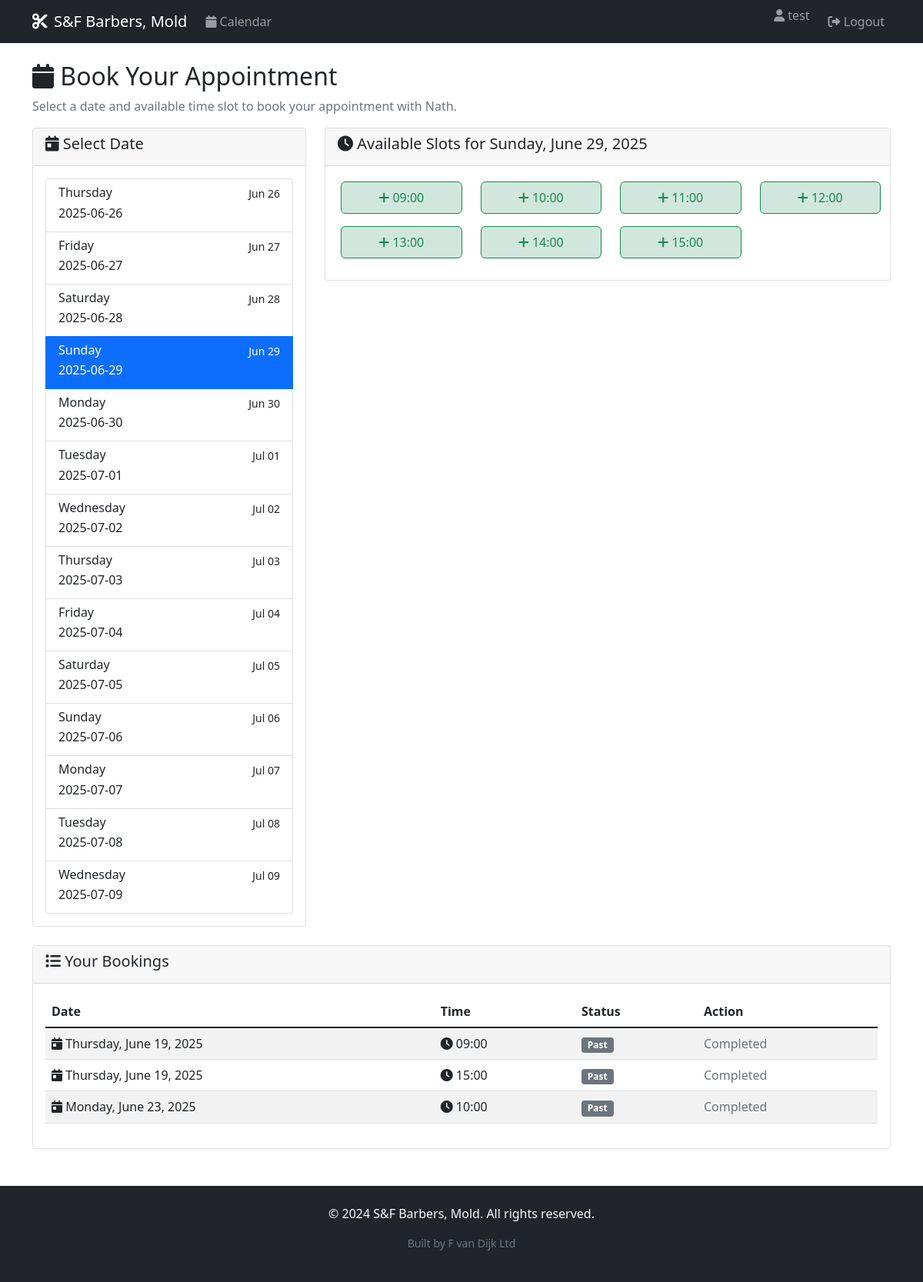
/calendar?date=2025-06-29 (signed in), run on the app's committed database.
### app.py (models this page shows)
class Booking(db.Model):
    id = db.Column(db.Integer, primary_key=True)
    user_id = db.Column(db.Integer, db.ForeignKey('user.id'), nullable=True)  # Nullable for guest bookings
    date = db.Column(db.Date, nullable=False)
    time_slot = db.Column(db.String(10), nullable=False)  # e.g., "09:00"
    guest_name = db.Column(db.String(100))  # For non-registered customers
    guest_phone = db.Column(db.String(20))  # For non-registered customers
    guest_email = db.Column(db.String(120))  # For non-registered customers
    admin_note = db.Column(db.String(200))  # Admin's private note
    is_guest_booking = db.Column(db.Boolean, default=False)
    is_paid = db.Column(db.Boolean, default=False)  # Track payment status
    created_at = db.Column(db.DateTime, default=datetime.utcnow)

### app.py (the view)
    def decorated_function(*args, **kwargs):
        if 'user_id' not in session:
            flash('Please log in to access this page.', 'warning')
            return redirect(url_for('login'))
        return f(*args, **kwargs)

### app.py (called while the page is built)
def get_available_slots(selected_date=None):
    if selected_date is None:
        selected_date = date.today()
    override = ScheduleOverride.query.filter_by(date=selected_date).first()
    if override:
        if not override.is_open:
            return []
        opening_hour = int(override.opening_time.split(':')[0])
        closing_hour = int(override.closing_time.split(':')[0])
    else:
        opening_hour = 9
        closing_hour = 16
    slots = []
    current_time = datetime.now()
    for hour in range(opening_hour, closing_hour):
        time_slot = f"{hour:02d}:00"
        if selected_date == date.today():
            slot_time = datetime.combine(selected_date, datetime.strptime(time_slot, '%H:%M').time())
            if slot_time <= current_time:
                continue  # Skip past time slots
        slots.append(time_slot)
    return slots

def get_schedule_info(selected_date):
    override = ScheduleOverride.query.filter_by(date=selected_date).first()
    if override:
        if not override.is_open:
            return {
                'is_open': False,
                'hours': None,
                'note': override.note or 'Closed',
                'is_custom': True
            }
        else:
            return {
                'is_open': True,
                'hours': f"{override.opening_time} - {override.closing_time}",
                'note': override.note,
                'is_custom': True
            }
    else:
        return {
            'is_open': True,
            'hours': '09:00 - 16:00',
            'note': None,
            'is_custom': False
        }

def get_booked_slots(selected_date):
    bookings = Booking.query.filter_by(date=selected_date).all()
    return [booking.time_slot for booking in bookings]

def is_admin():
    return session.get('is_admin', False)

def login_required(f):
    def decorated_function(*args, **kwargs):
        if 'user_id' not in session:
            flash('Please log in to access this page.', 'warning')
            return redirect(url_for('login'))
        return f(*args, **kwargs)
    decorated_function.__name__ = f.__name__
    return decorated_function

### templates/calendar.html (shortened to what this page needs)
{% extends "base.html" %}
{% block content %}
<div class="row">
    <div class="col-12">
        <h2><i class="fas fa-calendar"></i> Book Your Appointment</h2>
        <p class="text-muted">Select a date and available time slot to book your appointment with Nath.</p>
    </div>
</div>
<div class="row">
    <div class="col-md-4">
        <div class="card">
            <div class="card-header">
                <h5><i class="fas fa-calendar-day"></i> Select Date</h5>
            </div>
            <div class="card-body">
                <div class="list-group">
                    {% for date in dates %}
                        <a href="{{ url_for('calendar', date=date.strftime('%Y-%m-%d')) }}"
                           class="list-group-item list-group-item-action {{ 'active' if date == selected_date else '' }}">
                            <div class="d-flex w-100 justify-content-between">
                                <h6 class="mb-1">{{ date.strftime('%A') }}</h6>
                                <small>{{ date.strftime('%b %d') }}</small>
                            </div>
                            <p class="mb-1">{{ date.strftime('%Y-%m-%d') }}</p>
                        </a>
                    {% endfor %}
                </div>
            </div>
        </div>
    </div>
    <div class="col-md-8">
        <div class="card">
            <div class="card-header">
                <h5><i class="fas fa-clock"></i> Available Slots for {{ selected_date.strftime('%A, %B %d, %Y') }}</h5>
            </div>
            <div class="card-body">
                {% if not schedule_info.is_open %}
                    <div class="alert alert-danger text-center">
                        <i class="fas fa-store-slash fa-2x mb-2"></i>
                        <h5>Closed Today</h5>
                        <p class="mb-0">{{ schedule_info.note }}</p>
                    </div>
                {% elif available_slots %}
                    <div class="row">
                        {% for slot in available_slots %}
                            <div class="col-md-3 col-sm-4 col-6 mb-2">
                                {% if session.is_admin %}
                                    <a href="{{ url_for('admin_book_slot', date=selected_date.strftime('%Y-%m-%d'), time_slot=slot) }}"
                                       class="btn btn-outline-primary w-100 booking-slot available">
                                        <i class="fas fa-user-plus"></i> {{ slot }}
                                    </a>
                                {% else %}
                                    <form method="POST" action="{{ url_for('book') }}" style="display: inline;">
                                        <button type="submit" class="btn btn-outline-success w-100 booking-slot available">
                                            <i class="fas fa-plus"></i> {{ slot }}
                                        </button>
                                    </form>
                                {% endif %}
                            </div>
                        {% endfor %}
                    </div>
                {% else %}
                    <div class="alert alert-warning">
                        <i class="fas fa-exclamation-triangle"></i> No available slots for this date.
                    </div>
                {% endif %}
            </div>
        </div>
    </div>
</div>
{% if not session.is_admin and user_bookings %}
<div class="row mt-4">
    <div class="col-12">
        <div class="card">
            <div class="card-header">
                <h5><i class="fas fa-list"></i> Your Bookings</h5>
            </div>
            <div class="card-body">
                <div class="table-responsive">
                    <table class="table table-striped">
                        <thead>
                            <tr>
                                <th>Date</th>
                                <th>Time</th>
                                <th>Status</th>
                                <th>Action</th>
                            </tr>
                        </thead>
                        <tbody>
                            {% for booking in user_bookings %}
                                <tr>
                                    <td>
                                        <i class="fas fa-calendar-day"></i>
                                        {{ booking.date.strftime('%A, %B %d, %Y') }}
                                    </td>
                                    <td>
                                        <i class="fas fa-clock"></i> {{ booking.time_slot }}
                                    </td>
                                    <td>
                                        {% if booking.date >= selected_date %}
                                            <span class="badge bg-success">Upcoming</span>
                                        {% else %}
                                            <span class="badge bg-secondary">Past</span>
                                        {% endif %}
                                    </td>
                                    <td>
                                        {% if booking.date >= selected_date %}
                                            <form method="POST" action="{{ url_for('cancel') }}" style="display: inline;">
                                                <input type="hidden" name="booking_id" value="{{ booking.id }}">
                                                <button type="submit" class="btn btn-sm btn-outline-danger"
                                                        onclick="return confirm('Are you sure you want to cancel this booking?')">
                                                    <i class="fas fa-times"></i> Cancel
                                                </button>
                                            </form>
                                        {% else %}
                                            <span class="text-muted">Completed</span>
                                        {% endif %}
                                    </td>
                                </tr>
                            {% endfor %}
                        </tbody>
                    </table>
                </div>
            </div>
        </div>
    </div>
</div>
{% endif %}
{% endblock %}

### templates/base.html (style rules this page uses)
.booking-slot { border: 1px solid #dee2e6; border-radius: 0.375rem; padding: 0.5rem; margin: 0.25rem; text-align: center; cursor: pointer; transition: all 0.2s; }
.booking-slot.available { background-color: #d1e7dd; border-color: #198754; }

### data on the page
Booking: date "Thursday, June 19, 2025", time_slot "09:00", shows "Past", shows "Completed"
Booking: date "Thursday, June 19, 2025", time_slot "15:00", shows "Past", shows "Completed"
Booking: date "Monday, June 23, 2025", time_slot "10:00", shows "Past", shows "Completed"

### other printed values
{{ session.username }} "test"
{{ date.strftime('%A') }} "Thursday" "Friday" "Saturday" "Sunday" "Monday" "Tuesday" "Wednesday" "Thursday" "Friday" "Saturday" "Sunday" "Monday" "Tuesday" "Wednesday"
{{ date.strftime('%b %d') }} "Jun 26" "Jun 27" "Jun 28" "Jun 29" "Jun 30" "Jul 01" "Jul 02" "Jul 03" "Jul 04" "Jul 05" "Jul 06" "Jul 07" "Jul 08" "Jul 09"
{{ date.strftime('%Y-%m-%d') }} "2025-06-26" "2025-06-27" "2025-06-28" "2025-06-29" "2025-06-30" "2025-07-01" "2025-07-02" "2025-07-03" "2025-07-04" "2025-07-05" "2025-07-06" "2025-07-07" "2025-07-08" "2025-07-09"
{{ selected_date.strftime('%A, %B %d, %Y') }} "Sunday, June 29, 2025"
{{ slot }} "09:00" "10:00" "11:00" "12:00" "13:00" "14:00" "15:00"
